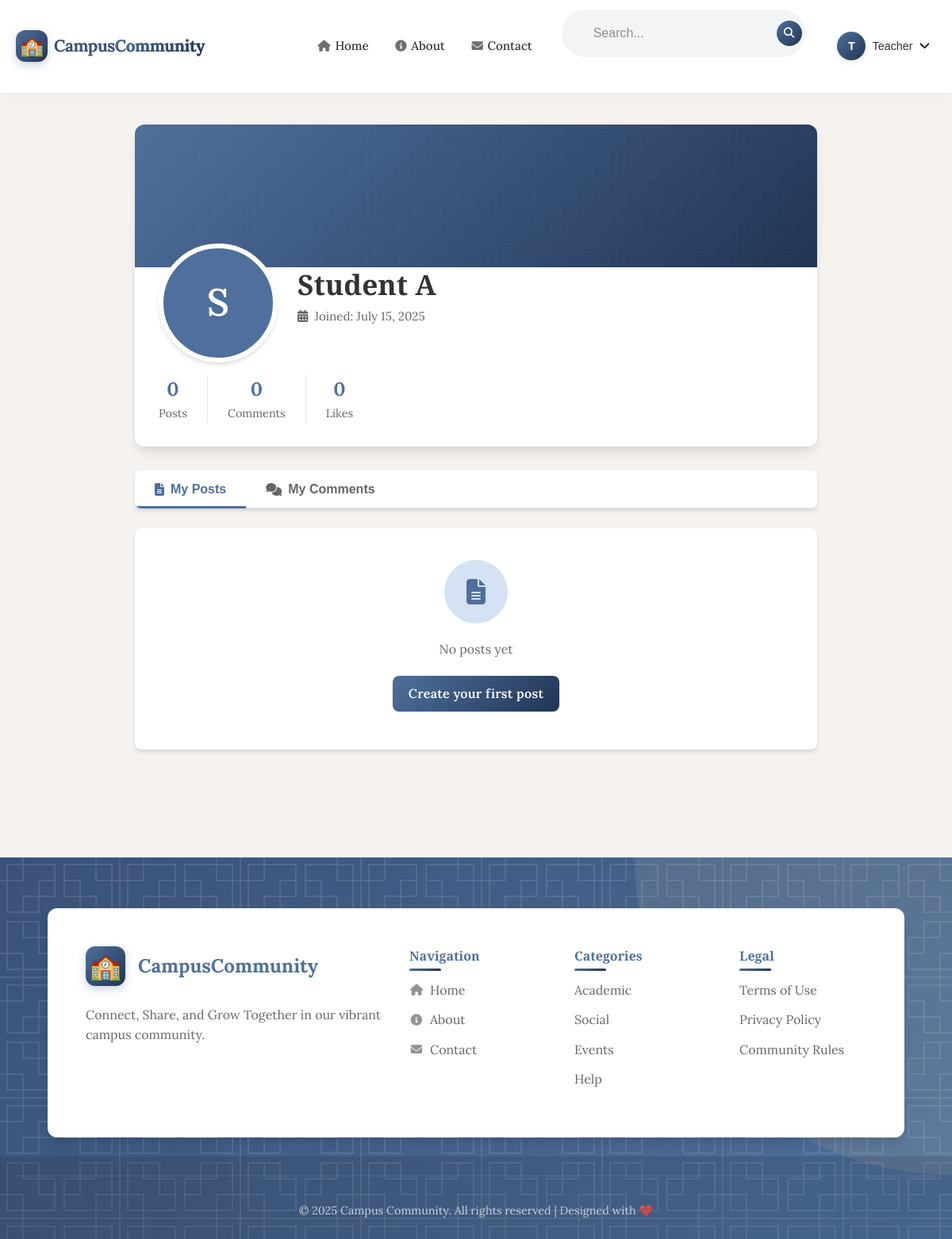
Page /profile/Student A (signed in) on the committed database.
### app.py (models this page shows, shortened)
class User(UserMixin, db.Model):
    id = db.Column(db.Integer, primary_key=True)
    username = db.Column(db.String(80), unique=True, nullable=False, index=True)
    email = db.Column(db.String(120), unique=True, nullable=False, index=True)
    password_hash = db.Column(db.String(128))
    created_at = db.Column(db.DateTime, default=datetime.utcnow)
    avatar = db.Column(db.String(120))
    posts = db.relationship('Post', backref='author', lazy=True,
                          primaryjoin="User.id == foreign(Post.user_id)", viewonly=True)
    comments = db.relationship('Comment', backref='author', lazy=True,
                            primaryjoin="User.id == foreign(Comment.user_id)", viewonly=True)
    liked_posts = db.relationship(
        'Post',
        secondary=likes,
        backref=db.backref('likes', lazy='dynamic'),
        lazy='dynamic',
        primaryjoin="User.id == foreign(likes.c.user_id)",
        secondaryjoin="foreign(Post.id) == likes.c.post_id",
        viewonly=True
    )

### app.py (the view)
@app.route('/profile/<username>')
@login_required
def profile(username):
    user = User.query.filter_by(username=username).first_or_404()
    page = request.args.get('page', 1, type=int)
    posts = Post.query.filter_by(user_id=user.id).order_by(Post.created_at.desc()).paginate(page=page, per_page=5)
    comments = Comment.query.filter_by(user_id=user.id).order_by(Comment.created_at.desc()).all()
    return render_template('profile.html', user=user, posts=posts, comments=comments)

### app.py (called while the page is built)
@app.context_processor
def inject_now():
    return {'now': datetime.now()}

@login_manager.user_loader
def load_user(user_id):
    return User.query.get(int(user_id))

### templates/profile.html (shortened to what this page needs)
{% extends "base.html" %}
{% block content %}
<div class="container profile-container">
    <div class="profile-hero">
        <div class="profile-banner"></div>
        <div class="profile-content">
            <div class="profile-header">
                <div class="avatar-container">
                    {% if user.avatar %}
                        <img src="{{ url_for('static', filename='uploads/' + user.avatar) }}" class="avatar-large">
                    {% else %}
                        <div class="avatar-large avatar-initial">{{ user.username|first|upper }}</div>
                    {% endif %}
                </div>
                <div class="profile-info">
                    <h1 class="profile-name">{{ user.username }}</h1>
                    <p class="join-date"><i class="fas fa-calendar-alt"></i> Joined: {{ user.created_at.strftime('%B %d, %Y') }}</p>
                </div>
            </div>
            <div class="profile-stats">
                <div class="stat">
                    <span class="count">{{ user.posts|count }}</span>
                    <span class="label">Posts</span>
                </div>
                <div class="stat">
                    <span class="count">{{ user.comments|count }}</span>
                    <span class="label">Comments</span>
                </div>
                <div class="stat">
                    <span class="count">0</span>
                    <span class="label">Likes</span>
                </div>
            </div>
        </div>
    </div>
    <div class="profile-tabs">
        <button class="tab-btn active" onclick="showTab('posts-tab')">
            <i class="fas fa-file-alt"></i> My Posts
        </button>
        <button class="tab-btn" onclick="showTab('comments-tab')">
            <i class="fas fa-comments"></i> My Comments
        </button>
    </div>
    <div class="tab-content active" id="posts-tab">
        {% if posts.items %}
            <div class="posts-container">
                {% for post in posts.items %}
                    <div class="post-card">
                        <div class="post-header">
                            <div class="post-author">
                                {% if post.author.avatar %}
                                    <img src="{{ url_for('static', filename='uploads/' + post.author.avatar) }}" class="avatar-small">
                                {% else %}
                                    <div class="avatar-small avatar-initial">{{ post.author.username|first|upper }}</div>
                                {% endif %}
                                <div class="author-info">
                                    <span class="author-name">{{ post.author.username }}</span>
                                    <span class="post-date">{{ post.created_at.strftime('%B %d, %Y') }}</span>
                                </div>
                            </div>
                        </div>
                        <h3 class="post-title">
                            <a href="{{ url_for('view_post', post_id=post.id) }}">{{ post.title }}</a>
                        </h3>
                        <p class="content-preview">{{ post.content|truncate(150) }}</p>
                        <div class="post-footer">
                            <div class="post-stats">
                                <span class="likes">
                                    <i class="far fa-heart"></i> {{ post.likes.count() }}
                                </span>
                                <span class="comments">
                                    <i class="far fa-comment"></i> {{ post.comments|count }}
                                </span>
                            </div>
                            <a href="{{ url_for('view_post', post_id=post.id) }}" class="read-more">Read More <i class="fas fa-arrow-right"></i></a>
                        </div>
                    </div>
                {% endfor %}
            </div>
            <div class="pagination">
                {% if posts.has_prev %}
                    <a href="{{ url_for('profile', username=user.username, page=posts.prev_num) }}" class="page-btn">
                        <i class="fas fa-chevron-left"></i> Previous
                    </a>
                {% endif %}
                {% for page_num in posts.iter_pages(left_edge=1, right_edge=1, left_current=1, right_current=2) %}
                    {% if page_num %}
                        {% if page_num == posts.page %}
                            <span class="page-btn active">{{ page_num }}</span>
                        {% else %}
                            <a href="{{ url_for('profile', username=user.username, page=page_num) }}" class="page-btn">
                                {{ page_num }}
                            </a>
                        {% endif %}
                    {% else %}
                        <span class="page-ellipsis">...</span>
                    {% endif %}
                {% endfor %}
                {% if posts.has_next %}
                    <a href="{{ url_for('profile', username=user.username, page=posts.next_num) }}" class="page-btn">
                        Next <i class="fas fa-chevron-right"></i>
                    </a>
                {% endif %}
            </div>
        {% else %}
            <div class="no-content">
                <div class="no-content-icon">
                    <i class="fas fa-file-alt"></i>
                </div>
                <p>No posts yet</p>
                <a href="{{ url_for('create_post') }}" class="cta-button">Create your first post</a>
            </div>
        {% endif %}
    </div>
</div>
{% endblock %}

### templates/base.html (shortened to what this page needs)
<!DOCTYPE html>
<html lang="en">
<head>
    <link rel="stylesheet" href="{{ url_for('static', filename='css/modern.css') }}">
    <link rel="stylesheet" href="{{ url_for('static', filename='css/design.css') }}">
    <link rel="stylesheet" href="{{ url_for('static', filename='css/styles.css') }}">
    <link rel="stylesheet" href="{{ url_for('static', filename='css/footer-modern.css') }}">
    <link rel="stylesheet" href="{{ url_for('static', filename='css/navbar-modern.css') }}">
    <link rel="stylesheet" href="{{ url_for('static', filename='css/hero-gold.css') }}">
    <link rel="stylesheet" href="{{ url_for('static', filename='css/search-gold.css') }}">
    <link rel="stylesheet" href="https://cdnjs.cloudflare.com/ajax/libs/font-awesome/6.4.0/css/all.min.css">
</head>
<body>
    <nav class="navbar">
        <div class="container navbar-container">
            <div class="navbar-brand">
                <a href="{{ url_for('index') }}" class="logo">
                    <span class="logo-icon">🏫</span>
                    <span class="logo-text">Campus<strong>Community</strong></span>
                </a>
            </div>
            <div class="navbar-menu">
                <ul class="nav-links">
                    <li><a href="{{ url_for('index') }}"><i class="fas fa-home"></i> Home</a></li>
                    <li><a href="{{ url_for('about') }}"><i class="fas fa-info-circle"></i> About</a></li>
                    <li><a href="{{ url_for('contact') }}"><i class="fas fa-envelope"></i> Contact</a></li>
                </ul>
                <div class="navbar-search">
                    <form action="{{ url_for('search') }}" method="get" class="search-form">
                        <input type="text" name="q" placeholder="Search..." class="search-input">
                        <button type="submit" class="search-button">
                            <i class="fas fa-search"></i>
                        </button>
                    </form>
                </div>
                <div class="navbar-user">
                    {% if current_user.is_authenticated %}
                    <div class="user-dropdown">
                        <button class="user-btn">
                            {% if current_user.avatar %}
                            <img src="{{ url_for('static', filename='uploads/' + current_user.avatar) }}" class="user-avatar" alt="{{ current_user.username }}">
                            {% else %}
                            <div class="user-avatar-placeholder">{{ current_user.username|first|upper }}</div>
                            {% endif %}
                            <span class="username">{{ current_user.username }}</span>
                            <i class="fas fa-chevron-down"></i>
                        </button>
                    </div>
                    {% else %}
                    <div class="auth-buttons">
                        <a href="{{ url_for('login') }}" class="btn btn-text">Log In</a>
                        <a href="{{ url_for('signup') }}" class="btn btn-primary">Sign Up</a>
                    </div>
                    {% endif %}
                </div>
            </div>
        </div>
    </nav>
    <main>
        {% block content %}{% endblock %}
    </main>
    <footer class="site-footer">
        <div class="footer-container">
            <div class="footer-content-card">
                <div class="footer-brand">
                    <a href="{{ url_for('index') }}" class="footer-logo">
                        <span class="logo-icon">🏫</span>
                        <span>Campus<strong>Community</strong></span>
                    </a>
                    <p class="footer-tagline">Connect, Share, and Grow Together in our vibrant campus community.</p>
                </div>
                <div class="footer-nav">
                    <div class="footer-nav-group">
                        <h4 class="footer-nav-title">Navigation</h4>
                        <ul class="footer-nav-list">
                            <li class="footer-nav-item"><a href="{{ url_for('index') }}"><i class="fas fa-home fa-fw"></i> Home</a></li>
                            <li class="footer-nav-item"><a href="{{ url_for('about') }}"><i class="fas fa-info-circle fa-fw"></i> About</a></li>
                            <li class="footer-nav-item"><a href="{{ url_for('contact') }}"><i class="fas fa-envelope fa-fw"></i> Contact</a></li>
                        </ul>
                    </div>
                    <div class="footer-nav-group">
                        <h4 class="footer-nav-title">Categories</h4>
                        <ul class="footer-nav-list">
                            <li class="footer-nav-item"><a href="{{ url_for('index', category='academic') }}">Academic</a></li>
                            <li class="footer-nav-item"><a href="{{ url_for('index', category='social') }}">Social</a></li>
                            <li class="footer-nav-item"><a href="{{ url_for('index', category='events') }}">Events</a></li>
                            <li class="footer-nav-item"><a href="{{ url_for('index', category='help') }}">Help</a></li>
                        </ul>
                    </div>
                    <div class="footer-nav-group">
                        <h4 class="footer-nav-title">Legal</h4>
                        <ul class="footer-nav-list">
                            <li class="footer-nav-item"><a href="{{ url_for('terms') }}">Terms of Use</a></li>
                            <li class="footer-nav-item"><a href="{{ url_for('privacy') }}">Privacy Policy</a></li>
                            <li class="footer-nav-item"><a href="{{ url_for('community_rules') }}">Community Rules</a></li>
                        </ul>
                    </div>
                </div>
            </div>
            <div class="footer-bottom">
                <div class="container">
                    <div class="copyright">
                        &copy; {{ now.year }} Campus Community. All rights reserved | Designed with ❤️
                    </div>
                </div>
            </div>
        </div>
    </footer>
</body>
</html>

### static/css/modern.css (style rules this page uses)
:root { --primary: #7D9D9C; --primary-dark: #576F72; --primary-light: rgba(125, 157, 156, 0.15); --accent: #E4DCCF; --accent-light: rgba(228, 220, 207, 0.25); --text: #2C3333; --text-light: rgba(44, 51, 51, 0.7); --light: #F0EBE3; --white: #FFFFFF; --white-transparent: rgba(255, 255, 255, 0.95); --gray: #D8D8D8; --dark-gray: #6E7F80; --success: #7FB77E; --error: #DD5353; --warning: #F7C04A; --space-xxs: 0.125rem; --space-xs: 0.25rem; --space-sm: 0.5rem; --space-md: 1rem; --space-lg: 1.5rem; --space-xl: 2rem; --space-xxl: 3rem; --shadow-sm: 0 2px 8px rgba(0,0,0,0.03), 0 1px 2px rgba(0,0,0,0.04); --shadow-md: 0 4px 12px rgba(0,0,0,0.08), 0 2px 4px rgba(0,0,0,0.05); --shadow-lg: 0 10px 25px rgba(0,0,0,0.12), 0 4px 10px rgba(0,0,0,0.08); --shadow-focus: 0 0 0 3px rgba(125, 157, 156, 0.25); --radius-sm: 4px; --radius-md: 8px; --radius-lg: 12px; --radius-xl: 16px; --radius-full: 50px; --font-primary: 'Poppins', 'Microsoft YaHei', sans-serif; --transition-fast: 0.15s ease; --transition-normal: 0.25s ease; --transition-slow: 0.35s cubic-bezier(0.25, 0.8, 0.25, 1); }
* { box-sizing: border-box; margin: 0; padding: 0; }
body { font-family: var(--font-primary); line-height: 1.6; color: var(--text); background-color: #F9F9F9; min-height: 100vh; display: flex; flex-direction: column; font-size: 16px; -webkit-font-smoothing: antialiased; -moz-osx-font-smoothing: grayscale; }
h1, h2, h3, h4, h5, h6 { font-weight: 600; line-height: 1.3; color: var(--text); margin-bottom: var(--space-md); }
p { margin-bottom: var(--space-md); }
a { text-decoration: none; color: var(--primary); transition: color var(--transition-fast); }
.container { width: 100%; max-width: 1200px; margin: 0 auto; padding: 0 var(--space-lg); }
.navbar { background: var(--white-transparent); backdrop-filter: blur(15px); -webkit-backdrop-filter: blur(15px); box-shadow: var(--shadow-sm); border-bottom: 1px solid rgba(0,0,0,0.05); padding: var(--space-md) 0; position: sticky; top: 0; z-index: 1000; }
.navbar .container { display: flex; justify-content: space-between; align-items: center; gap: var(--space-md); }
.logo { display: flex; align-items: center; gap: var(--space-sm); color: var(--primary-dark); font-weight: 600; font-size: 1.3rem; text-decoration: none; letter-spacing: -0.5px; }
.nav-links { display: flex; align-items: center; gap: var(--space-md); flex-wrap: wrap; }
.user-dropdown { position: relative; }
.avatar-initial { width: 40px; height: 40px; border-radius: 50%; background: var(--primary-dark); color: #FFFFFF; display: flex; align-items: center; justify-content: center; font-weight: 700; font-size: 1.3rem; box-shadow: var(--shadow-md); text-shadow: 0 1px 2px rgba(0,0,0,0.2); letter-spacing: 0.5px; }
.navbar { display: flex; justify-content: space-between; align-items: center; }

### static/css/search-gold.css (style rules this page uses)
.search-form { max-width: 700px; margin: 0 auto 2rem; }
.search-input { flex: 1; border: none; padding: 1rem 1.5rem; font-size: 1rem; background: transparent; outline: none; width: 100%; color: var(--text); }
.search-input::placeholder { color: var(--text-light); opacity: 0.7; }

### rows in the picture
User: username|first "T", username "Teacher"
User: username|first "S", username "Student A", created_at "July 15, 2025"

### other values in the picture
{{ user.posts|count }} "0"
{{ user.comments|count }} "0"
